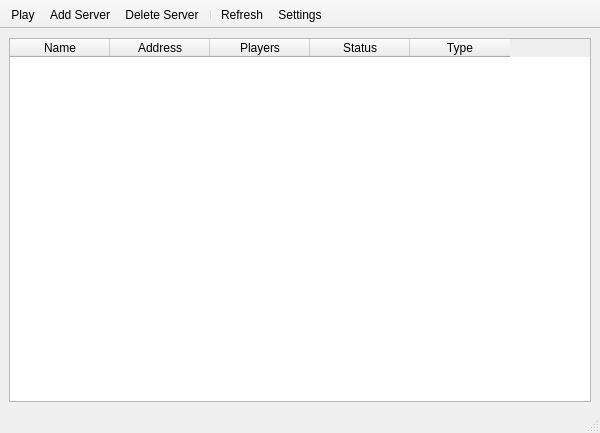
<?xml version="1.0" encoding="UTF-8"?>
<ui version="4.0">
 <class>kocity_qt</class>
 <widget class="QMainWindow" name="kocity_qt">
  <property name="geometry">
   <rect>
    <x>0</x>
    <y>0</y>
    <width>600</width>
    <height>433</height>
   </rect>
  </property>
  <property name="windowTitle">
   <string>kocity-qt</string>
  </property>
  <property name="statusTip">
   <string/>
  </property>
  <widget class="QWidget" name="centralWidget">
   <property name="sizePolicy">
    <sizepolicy hsizetype="Expanding" vsizetype="Expanding">
     <horstretch>0</horstretch>
     <verstretch>0</verstretch>
    </sizepolicy>
   </property>
   <layout class="QFormLayout" name="formLayout">
    <item row="0" column="0" colspan="2">
     <widget class="QTableWidget" name="serverListWidget">
      <property name="sizeAdjustPolicy">
       <enum>QAbstractScrollArea::AdjustToContents</enum>
      </property>
      <property name="editTriggers">
       <set>QAbstractItemView::NoEditTriggers</set>
      </property>
      <property name="alternatingRowColors">
       <bool>true</bool>
      </property>
      <property name="selectionMode">
       <enum>QAbstractItemView::SingleSelection</enum>
      </property>
      <property name="selectionBehavior">
       <enum>QAbstractItemView::SelectRows</enum>
      </property>
      <property name="horizontalScrollMode">
       <enum>QAbstractItemView::ScrollPerPixel</enum>
      </property>
      <property name="showGrid">
       <bool>false</bool>
      </property>
      <property name="columnCount">
       <number>5</number>
      </property>
      <attribute name="horizontalHeaderCascadingSectionResizes">
       <bool>false</bool>
      </attribute>
      <attribute name="horizontalHeaderMinimumSectionSize">
       <number>58</number>
      </attribute>
      <attribute name="horizontalHeaderDefaultSectionSize">
       <number>100</number>
      </attribute>
      <attribute name="horizontalHeaderHighlightSections">
       <bool>false</bool>
      </attribute>
      <attribute name="horizontalHeaderShowSortIndicator" stdset="0">
       <bool>true</bool>
      </attribute>
      <attribute name="horizontalHeaderStretchLastSection">
       <bool>false</bool>
      </attribute>
      <attribute name="verticalHeaderVisible">
       <bool>false</bool>
      </attribute>
      <attribute name="verticalHeaderHighlightSections">
       <bool>false</bool>
      </attribute>
      <attribute name="verticalHeaderShowSortIndicator" stdset="0">
       <bool>true</bool>
      </attribute>
      <column>
       <property name="text">
        <string>Name</string>
       </property>
      </column>
      <column>
       <property name="text">
        <string>Address</string>
       </property>
      </column>
      <column>
       <property name="text">
        <string>Players</string>
       </property>
      </column>
      <column>
       <property name="text">
        <string>Status</string>
       </property>
      </column>
      <column>
       <property name="text">
        <string>Type</string>
       </property>
      </column>
     </widget>
    </item>
   </layout>
  </widget>
  <widget class="QToolBar" name="mainToolBar">
   <property name="movable">
    <bool>false</bool>
   </property>
   <property name="toolButtonStyle">
    <enum>Qt::ToolButtonFollowStyle</enum>
   </property>
   <property name="floatable">
    <bool>false</bool>
   </property>
   <attribute name="toolBarArea">
    <enum>TopToolBarArea</enum>
   </attribute>
   <attribute name="toolBarBreak">
    <bool>false</bool>
   </attribute>
   <addaction name="actionPlay"/>
   <addaction name="actionAddServer"/>
   <addaction name="actionDeleteServer"/>
   <addaction name="separator"/>
   <addaction name="actionRefresh"/>
   <addaction name="actionSettings"/>
  </widget>
  <widget class="QStatusBar" name="statusBar"/>
  <action name="actionPlay">
   <property name="text">
    <string>Play</string>
   </property>
   <property name="shortcut">
    <string>Return</string>
   </property>
  </action>
  <action name="actionAddServer">
   <property name="text">
    <string>Add Server</string>
   </property>
  </action>
  <action name="actionSettings">
   <property name="text">
    <string>Settings</string>
   </property>
  </action>
  <action name="actionRefresh">
   <property name="text">
    <string>Refresh</string>
   </property>
   <property name="shortcut">
    <string>F5</string>
   </property>
  </action>
  <action name="actionDeleteServer">
   <property name="text">
    <string>Delete Server</string>
   </property>
   <property name="shortcut">
    <string>Del</string>
   </property>
  </action>
 </widget>
 <resources/>
 <connections/>
</ui>
